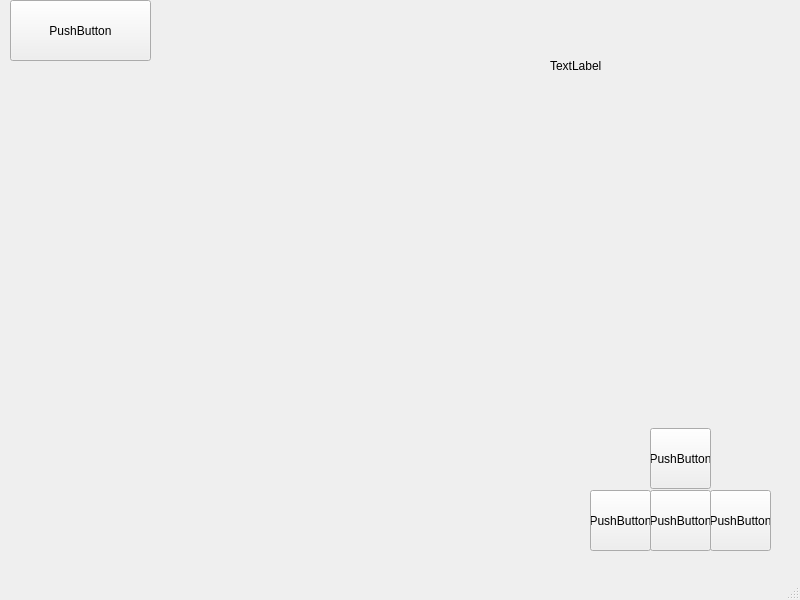
<?xml version="1.0" encoding="UTF-8"?>
<ui version="4.0">
 <class>MainWindow</class>
 <widget class="QMainWindow" name="MainWindow">
  <property name="geometry">
   <rect>
    <x>0</x>
    <y>0</y>
    <width>800</width>
    <height>600</height>
   </rect>
  </property>
  <property name="windowTitle">
   <string>MainWindow</string>
  </property>
  <widget class="QWidget" name="centralwidget">
   <widget class="QPushButton" name="newGameButton">
    <property name="geometry">
     <rect>
      <x>10</x>
      <y>0</y>
      <width>141</width>
      <height>61</height>
     </rect>
    </property>
    <property name="text">
     <string>PushButton</string>
    </property>
   </widget>
   <widget class="QLabel" name="scoreLabel">
    <property name="geometry">
     <rect>
      <x>550</x>
      <y>0</y>
      <width>241</width>
      <height>131</height>
     </rect>
    </property>
    <property name="text">
     <string>TextLabel</string>
    </property>
   </widget>
   <widget class="QPushButton" name="btnRight">
    <property name="geometry">
     <rect>
      <x>710</x>
      <y>490</y>
      <width>61</width>
      <height>61</height>
     </rect>
    </property>
    <property name="text">
     <string>PushButton</string>
    </property>
   </widget>
   <widget class="QPushButton" name="btnDown">
    <property name="geometry">
     <rect>
      <x>650</x>
      <y>490</y>
      <width>61</width>
      <height>61</height>
     </rect>
    </property>
    <property name="text">
     <string>PushButton</string>
    </property>
   </widget>
   <widget class="QPushButton" name="btnLeft">
    <property name="geometry">
     <rect>
      <x>590</x>
      <y>490</y>
      <width>61</width>
      <height>61</height>
     </rect>
    </property>
    <property name="text">
     <string>PushButton</string>
    </property>
   </widget>
   <widget class="QPushButton" name="btnUp">
    <property name="geometry">
     <rect>
      <x>650</x>
      <y>428</y>
      <width>61</width>
      <height>61</height>
     </rect>
    </property>
    <property name="text">
     <string>PushButton</string>
    </property>
   </widget>
  </widget>
  <widget class="QMenuBar" name="menubar">
   <property name="geometry">
    <rect>
     <x>0</x>
     <y>0</y>
     <width>800</width>
     <height>25</height>
    </rect>
   </property>
  </widget>
  <widget class="QStatusBar" name="statusbar"/>
 </widget>
 <resources/>
 <connections/>
</ui>
